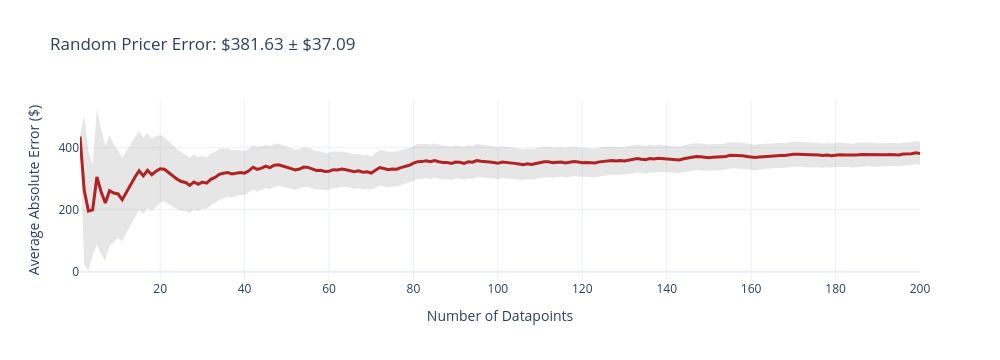
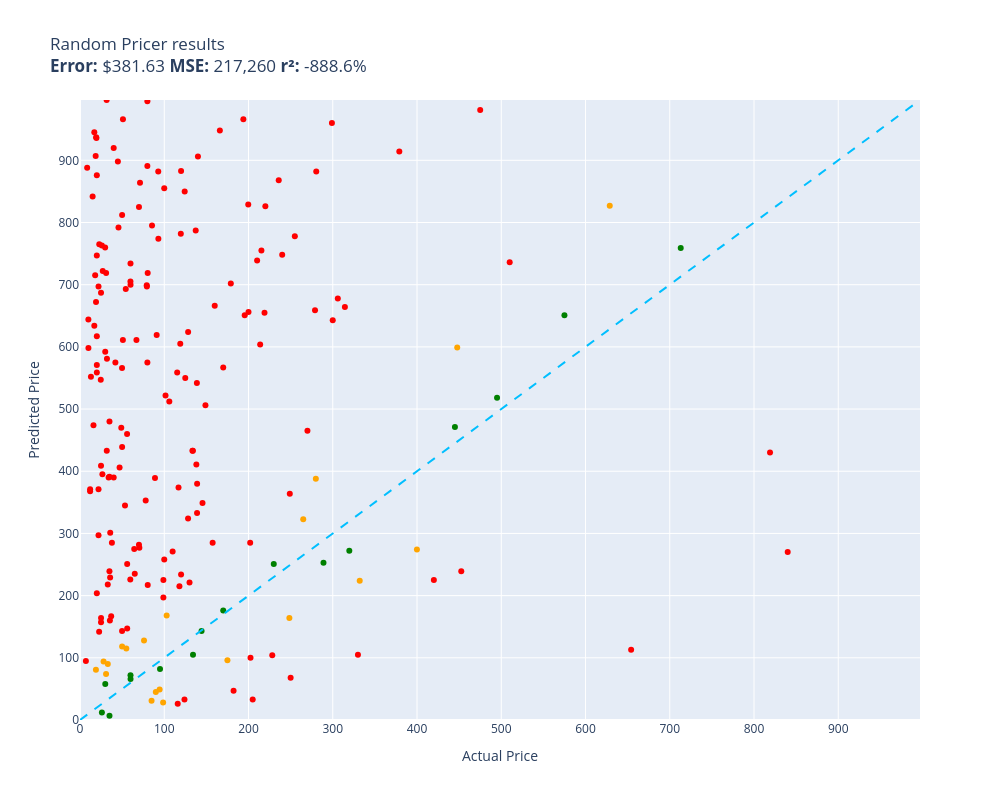

The code cell stored with these charts, in order, in its notebook:
### Code cell
random.seed(42)
evaluate(random_pricer, test)

### Figure 1 — Plotly figure (JSON) as saved in the notebook; plotly's stock layout.template omitted (floating-point values rounded to 4 significant figures; data arrays with more than 128 entries replaced by an {"elided": "..."} marker saying what was removed)
{"data": [{"fill": "toself", "fillcolor": "rgba(128,128,128,0.2)", "hoverinfo": "skip", "line": {"color": "rgba(255,255,255,0)"}, "name": "95% CI", "showlegend": false, "type": "scatter", "x": {"elided": "400 int values"}, "y": {"elided": "400 float values"}}, {"customdata": {"elided": "200x1 float values"}, "hovertemplate": "n=%{x}<br>Avg Error=$%{y:,.2f}<br>±95% CI=$%{customdata[0]:,.2f}<extra></extra>", "line": {"color": "firebrick", "width": 3}, "mode": "lines", "name": "Cumulative Avg Error", "type": "scatter", "x": {"elided": "200 int values"}, "y": {"elided": "200 float values"}}], "layout": {"height": 360, "showlegend": false, "title": {"text": "Random Pricer Error: $381.63 ± $37.09"}, "width": 1000, "xaxis": {"title": {"text": "Number of Datapoints"}}, "yaxis": {"title": {"text": "Average Absolute Error ($)"}}}}

### Figure 2 — Plotly figure (JSON) as saved in the notebook; plotly's stock layout.template omitted (floating-point values rounded to 4 significant figures; data arrays with more than 128 entries replaced by an {"elided": "..."} marker saying what was removed)
{"data": [{"customdata": {"elided": "164x1 str values"}, "hovertemplate": "%{customdata[0]}<extra></extra>", "legendgroup": "red", "marker": {"color": "red", "size": 6, "symbol": "circle"}, "mode": "markers", "name": "red", "orientation": "v", "showlegend": true, "type": "scatter", "x": {"elided": "164 float values"}, "xaxis": "x", "y": {"elided": "164 int values"}, "yaxis": "y"}, {"customdata": [["NewPower99 Battery Kit for Samsung Galax...\nGuess=$115.00 Actual=$54.95"], ["LOVE MEI Galaxy S10 Lite Case, Military ...\nGuess=$90.00 Actual=$32.98"], ["LD Products Compatible Toner Cartridge R...\nGuess=$118.00 Actual=$49.98"], ["HK SYSTEMS 13\" Heavy Duty Black \"Push\" O...\nGuess=$31.00 Actual=$84.95"], ["SKB iSeries 3i-13096-6KP Case for BlackM...\nGuess=$96.00 Actual=$174.99"], ["Bam Trekking 3027SB Single Black Clarine...\nGuess=$224.00 Actual=$332.00"], ["Aolemi Oil Rubbed Bronze Single Function...\nGuess=$28.00 Actual=$98.65"], ["Poison Spyder 10-08-020 Rocker Knocker\nGuess=$827.00 Actual=$628.76"], ["DIMARZIO 204284 DP 163FBK Blues Bucker G...\nGuess=$45.00 Actual=$89.99"], ["BESTILL Wall Mounted Shower Faucet Set, ...\nGuess=$128.00 Actual=$76.00"], ["Trail Gear Twin Stick Kit for Top Shift ...\nGuess=$388.00 Actual=$279.92"], ["Engine Thermostat, Replace 19301-PAA-306...\nGuess=$81.00 Actual=$18.89"], ["Canon Sure Shot 90u 35mm Date Camera\nGuess=$274.00 Actual=$399.89"], ["Wilkinson LOW GAUSS Vintage Tone Strat S...\nGuess=$74.00 Actual=$30.93"], ["GENUINE VOLVO THERMOSTAT (3.0, 3.2) S60 ...\nGuess=$168.00 Actual=$102.85"], ["APS iBoard (304 Stainless Steel Polished...\nGuess=$323.00 Actual=$264.95"], ["Steering Wheel, Carbon Fiber Automotive ...\nGuess=$599.00 Actual=$447.74"], ["Glovion Music Stand Light, Clip On Piano...\nGuess=$94.00 Actual=$27.99"], ["Intex River Run Connect Lounge (Four)\nGuess=$49.00 Actual=$94.49"], ["PowerSport Front Rear Brakes and Rotors ...\nGuess=$164.00 Actual=$248.51"]], "hovertemplate": "%{customdata[0]}<extra></extra>", "legendgroup": "orange", "marker": {"color": "orange", "size": 6, "symbol": "circle"}, "mode": "markers", "name": "orange", "orientation": "v", "showlegend": true, "type": "scatter", "x": [54.95, 32.98, 49.98, 84.95, 175.0, 332.0, 98.65, 628.8, 89.99, 76.0, 279.9, 18.89, 399.9, 30.93, 102.8, 264.9, 447.7, 27.99, 94.49, 248.5], "xaxis": "x", "y": [115, 90, 118, 31, 96, 224, 28, 827, 45, 128, 388, 81, 274, 74, 168, 323, 599, 94, 49, 164], "yaxis": "y"}, {"customdata": [["RBC12-UPC Replacement Battery Cartridge ...\nGuess=$251.00 Actual=$229.99"], ["SuppliesOutlet Compatible Toner Cartridg...\nGuess=$143.00 Actual=$144.29"], ["Bam France 2002XL Contoured Hightech Bla...\nGuess=$759.00 Actual=$713.00"], ["Mini PC, Kinupute Desktop Computer E3-12...\nGuess=$518.00 Actual=$495.00"], ["Mylites+ Standard Comic Book Mylar Sleev...\nGuess=$7.00 Actual=$34.99"], ["Diversitech WG840585 Motor, (Ddb) 1/3Hp,...\nGuess=$105.00 Actual=$134.12"], ["Lighted Triangle Mirror Cabinet Bathroom...\nGuess=$471.00 Actual=$445.00"], ["LEGO Marvel Avengers War Machine Buster ...\nGuess=$72.00 Actual=$59.95"], ["Trim Kit for 2-handle Shower & Tub Valve...\nGuess=$82.00 Actual=$94.99"], ["Walker Exhaust Ultra EPA 16478 Direct Fi...\nGuess=$651.00 Actual=$574.99"], ["Ibanez M510OVS Acoustic Mandolin in Vint...\nGuess=$176.00 Actual=$169.99"], ["AZX Stylus Pencil for Apple iPad Pro 202...\nGuess=$58.00 Actual=$29.99"], ["Venom Power Terra Hunter R/T+ R/T All-Te...\nGuess=$272.00 Actual=$319.65"], ["Audio Techinca ATW-T1002 System 10 Handh...\nGuess=$253.00 Actual=$289.00"], ["Fender Hendrix Voodoo Child Coiled Instr...\nGuess=$66.00 Actual=$59.99"], ["NICKSTON Red Sparkling Glitter Slim Band...\nGuess=$12.00 Actual=$25.99"]], "hovertemplate": "%{customdata[0]}<extra></extra>", "legendgroup": "green", "marker": {"color": "green", "size": 6, "symbol": "circle"}, "mode": "markers", "name": "green", "orientation": "v", "showlegend": true, "type": "scatter", "x": [230.0, 144.3, 713.0, 495.0, 34.99, 134.1, 445.0, 59.95, 94.99, 575.0, 170.0, 29.99, 319.6, 289.0, 59.99, 25.99], "xaxis": "x", "y": [251, 143, 759, 518, 7, 105, 471, 72, 82, 651, 176, 58, 272, 253, 66, 12], "yaxis": "y"}, {"hoverinfo": "skip", "line": {"color": "deepskyblue", "dash": "dash", "width": 2}, "mode": "lines", "name": "y = x", "showlegend": false, "type": "scatter", "x": [0, 997], "y": [0, 997]}], "layout": {"height": 800, "legend": {"title": {"text": "color"}, "tracegroupgap": 0}, "showlegend": false, "title": {"text": "Random Pricer results<br><b>Error:</b> $381.63 <b>MSE:</b> 217,260 <b>r²:</b> -888.6%"}, "width": 1000, "xaxis": {"anchor": "y", "domain": [0, 1], "range": [0, 997], "title": {"text": "Actual Price"}}, "yaxis": {"anchor": "x", "domain": [0, 1], "range": [0, 997], "title": {"text": "Predicted Price"}}}}
